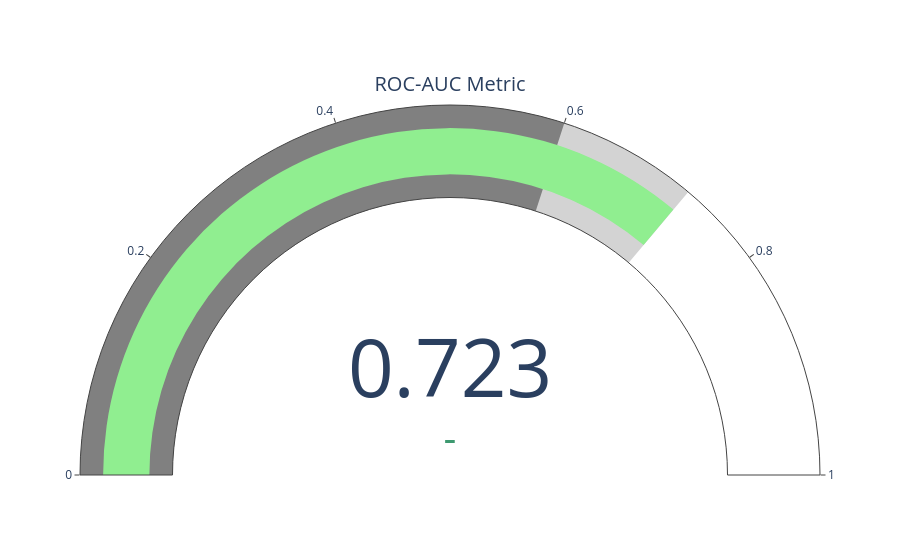

Notebook source saved alongside this figure:
### Code cell
print(f"Лучшие параметры, выбранные оптуной: {study.best_params}")

# TODO неудобно, что модели/скейлеры надо добавлять в двух местах - надо переделать

# Извлекаем лучшие параметры из Optuna
best_params = study.best_params
################################################################################
# Сборка модели
# Ridge
if best_params['model_type'] == 'Log':
    model = LogisticRegression(
        C=best_params['log_C'],
        max_iter=best_params['log_max_iter'],
        class_weight=best_params['log_class_weight'],
        random_state=RANDOM_STATE
    )
# DecisionTree
elif best_params['model_type'] == 'DecisionTree':
    model = DecisionTreeClassifier( 
        max_depth=best_params['max_depth'],
        min_samples_split=best_params['min_samples_split'],
        min_samples_leaf=best_params['min_samples_leaf'],
        max_features=best_params['max_features'],
        random_state=RANDOM_STATE)
# KNN
elif best_params['model_type'] == 'Knn':
    model = KNeighborsClassifier(
        n_neighbors=best_params['knn_n_neighbors'],
        metric=best_params['knn_metric']
    )
# Forest
elif best_params['model_type'] == 'Forest':
    model = RandomForestClassifier(
        max_depth=best_params['max_depth'],
        min_samples_split=best_params['min_samples_split'],
        min_samples_leaf=best_params['min_samples_leaf'],
        n_estimators=best_params['n_estimators'],
        max_features=best_params['max_features'],
        random_state=RANDOM_STATE
    )
# SVC
elif best_params['model_type'] == 'SVC':
    model = SVC(
        C=best_params['svc_C'],
        kernel=best_params['svc_kernel'],
        gamma=best_params['svc_gamma'],
        class_weight=best_params['svc_class_weight']
    )
################################################################################
# Выбор скейлера
# Standard
if best_params['scaler_type'] == 'Standard':
    scaler = StandardScaler()
# MinMax
elif best_params['scaler_type'] == 'MinMax':
    scaler = MinMaxScaler()
# Robust
elif best_params['scaler_type'] == 'Robust':
    scaler = RobustScaler()
# Norm
elif best_params['scaler_type'] == 'Norm':
    scaler = Normalizer()
################################################################################
# Сборка пайпов
data_preprocessor = ColumnTransformer(
        [
            ('ohe', ohe_pipe, ohe_encoder_feature),
            ('num', scaler, numerical_features)
        ], 
        remainder='passthrough'
    )
    
# Собираем полный пайплайн
final_pipeline = Pipeline([
    ('preprocessor', data_preprocessor),
    ('model', model)
])
################################################################################
# Обучение и рассчет метрики на тестовой выборке
final_pipeline.fit(X_train, y_train)
#y_pred = final_pipeline.predict(X_test)
preds = final_pipeline.predict_proba(X_test)
test_roc_auc = roc_auc_score(y_test, preds[:,1])
################################################################################
# Вывод
print(f"ROC-AUC на тестовой выборке: {test_roc_auc:.2f}")
print(f"Критерий успеха: {'Выполнен' if test_roc_auc >= 0.6 else 'Не выполнен'}")
draw_success_indicator(test_roc_auc, metr_type='roc_auc', success_threshold=0.6)

### Figure 1 — Plotly figure (JSON) as saved in the notebook; plotly's stock layout.template omitted (floating-point values rounded to 4 significant figures)
{"data": [{"delta": {"reference": 0.7227}, "domain": {"x": [0, 1], "y": [0, 1]}, "gauge": {"axis": {"range": [0, 1]}, "bar": {"color": "lightgreen"}, "steps": [{"color": "lightgray", "range": [0, 0.7227]}, {"color": "gray", "range": [0, 0.6]}]}, "mode": "gauge+number+delta", "title": {"text": "ROC-AUC Metric"}, "type": "indicator", "value": 0.7227}], "layout": {}}
